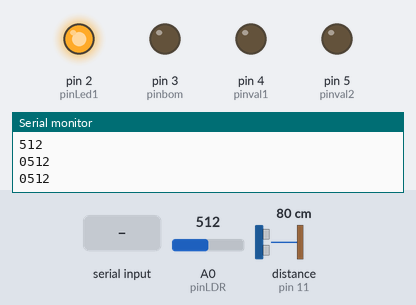
Simulated run of this sketch. Board: Arduino Uno, built with avr-gcc and run on an emulated ATmega328P. On the bench: output pins drawn as LEDs (lit = HIGH), the last lines printed to the serial monitor. The inputs (shaded band) are chosen by the test bench; at power-on: A0 (pinLDR) = 512, distance to the obstacle (sensor on pin 11) 80 cm. The echo pulse lasts 58.3 µs per cm.

Above: at 1.4 s.
1.5 s: "1" received over Serial
At 2.4 s:
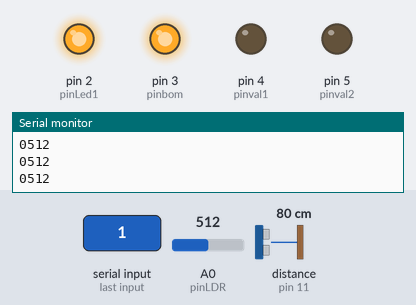
3.3 s: "2" received over Serial
At 4.5 s:
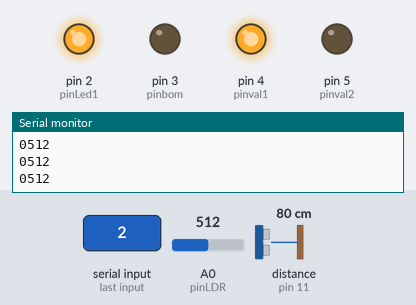
5.2 s: "3" received over Serial
At 6.6 s:
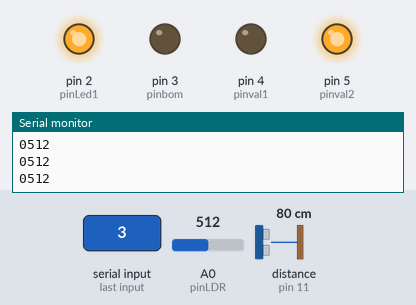
7.0 s: "0" received over Serial
At 8.7 s:
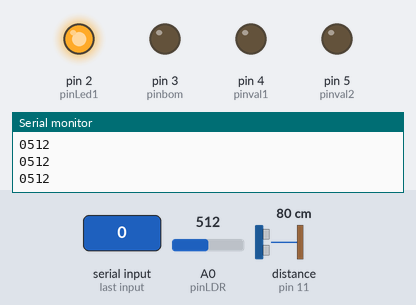
Timing chart, 0 to 9.9 s (numbered marks = the images above; inputs shaded):
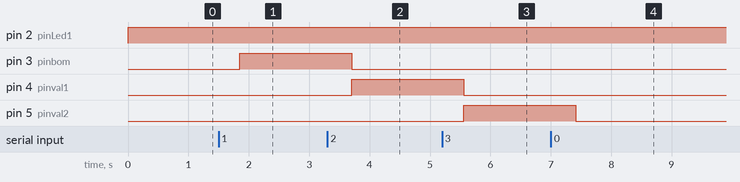

Measured:
- after the input at 1.5 s, pin 3 (pinbom): LOW → HIGH after 0.35 s
- after the input at 3.3 s, pin 3 (pinbom): HIGH → LOW after 0.41 s; pin 4 (pinval1): LOW → HIGH after 0.41 s
- after the input at 5.2 s, pin 4 (pinval1): HIGH → LOW after 0.36 s; pin 5 (pinval2): LOW → HIGH after 0.36 s
- after the input at 7.0 s, pin 5 (pinval2): HIGH → LOW after 0.41 s

The sketch:

turvidez.ino
```cpp
#include <NewPing.h>

/*Aqui se configuran los pines donde debemos conectar el sensor*/
#define TRIGGER_PIN  12
#define ECHO_PIN     11
#define MAX_DISTANCE 9

// Pin donde se conectan los leds
int pinLed1 = 2;
int pinbom = 3;
int pinval1 = 4;
int pinval2 = 5;

// Pin analogico de entrada para el LDR
int pinLDR = 0;

// Variable donde se almacena el valor del LDR
int valorLDR = 0;

/*Crear el objeto de la clase NewPing*/
NewPing sonar(TRIGGER_PIN, ECHO_PIN, MAX_DISTANCE);

void setup()
{
  // Configuramos como salidas los pines donde se conectan los led
  pinMode(pinLed1, OUTPUT);
  pinMode(pinbom, OUTPUT);
  pinMode(pinval1, OUTPUT);
  pinMode(pinval2, OUTPUT);

  //  Configurar el puerto serial
  Serial.begin(9600);
}

void loop()
{
  digitalWrite(pinLed1, HIGH);

  // Guardamos el valor leido del ADC en una variable
  // El valor leido por el ADC (voltaje) aumenta de manera directamente proporcional
  // con respecto a la luz percibida por el LDR
  valorLDR= analogRead(pinLDR);

  // Devolver el valor leido a nuestro monitor serial en el IDE de Arduino
  Serial.println(valorLDR);
  //Serial.println("");
  // Esperar unos milisegundos antes de actualizar
  delay(500);
  // Obtener medicion de tiempo de viaje del sonido y guardar en variable uS
  int uS = sonar.ping_median();
  // Imprimir la distancia medida a la consola serial

  // Calcular la distancia con base en una constante
  Serial.print(uS / US_ROUNDTRIP_CM);
  if(Serial.available()>0){
    int b = Serial.read();
     if(b=='0'){
      digitalWrite(pinbom, LOW);
      digitalWrite(pinval1, LOW);
      digitalWrite(pinval2, LOW);
    }
    if(b=='1'){
      digitalWrite(pinbom, HIGH);
    }
    else{
      digitalWrite(pinbom, LOW);
    }
    if(b=='2'){
      digitalWrite(pinval1, HIGH);
    }
    else{
      digitalWrite(pinval1, LOW);
    }
    if(b=='3'){
      digitalWrite(pinval2, HIGH);
    }
    else{
      digitalWrite(pinval2, LOW);
    }
  }
}
```
